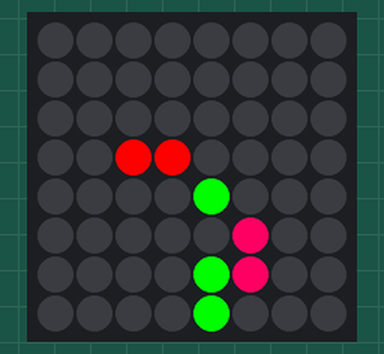
Recording of a program running on a simulated Raspberry Pi (BCM pin numbers) with a Sense HAT. On the bench: the Sense HAT's 8×8 RGB LED matrix. The clock reads 2024-03-15 10:24:30 at power-on unless the program sets it.

Above: at 0.1 s.
At 6.1 s:
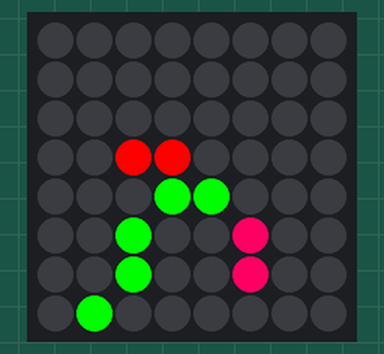
At 7.1 s:
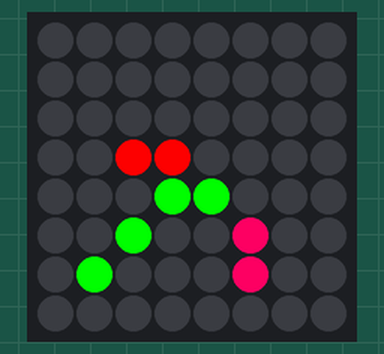
At 13.1 s:
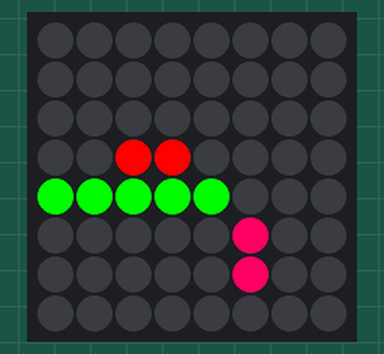
At 15.1 s:
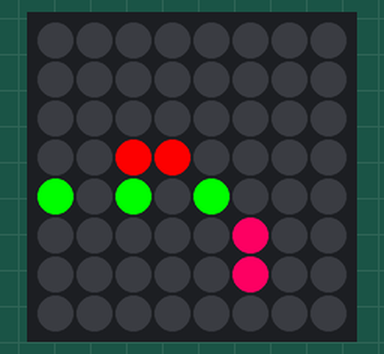
At 19.1 s:
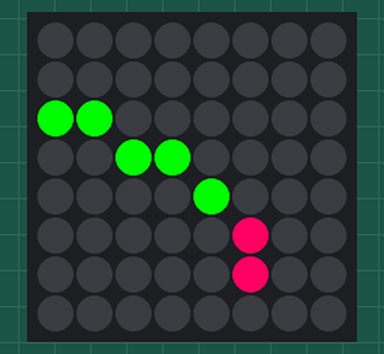

The program:

horloge.py
```python
from sense_hat import SenseHat
import math
import time
import datetime

sense = SenseHat()
sense.clear()

sense.low_light = False
red = [255, 0, 0]
magenta = [255, 0, 100]
green = [0, 255, 0]
O = [0, 0, 0]

def resetPixel():
	return [
			O, O, O, O, O, O, O, O,
			O, O, O, O, O, O, O, O,
			O, O, O, O, O, O, O, O,
			O, O, O, O, O, O, O, O,
			O, O, O, O, O, O, O, O,
			O, O, O, O, O, O, O, O,
			O, O, O, O, O, O, O, O,
			O, O, O, O, O, O, O, O
			]


def aiguille(size, color,base, value):
	value-=base/4
	for i in range(size+1):
		x = min(int(round(3.5+i*math.cos(2*value*math.pi/base))),7)
		y = min(int(round(3.5+i*math.sin(2*value*math.pi/base))),7)
		pixels[x+8*y] = color

while True:
	pixels = resetPixel()
	now = datetime.datetime.now()
	aiguille(2,red,12,now.hour%12)
	aiguille(3,magenta,60,now.minute)
	aiguille(4,green,60,now.second)
	sense.set_pixels(pixels)
	#time.sleep(0.9)

#for i in range(60):
#	pixels=resetPixel()
#	aiguille(4,red,60,i)
#	time.sleep(0.01)
```

Measured:
- what the display in image 1 shows lasts 1.0 s, from 6.0 s to 7.0 s
- what the display in image 2 shows lasts 2.0 s, from 7.0 s to 9.0 s
